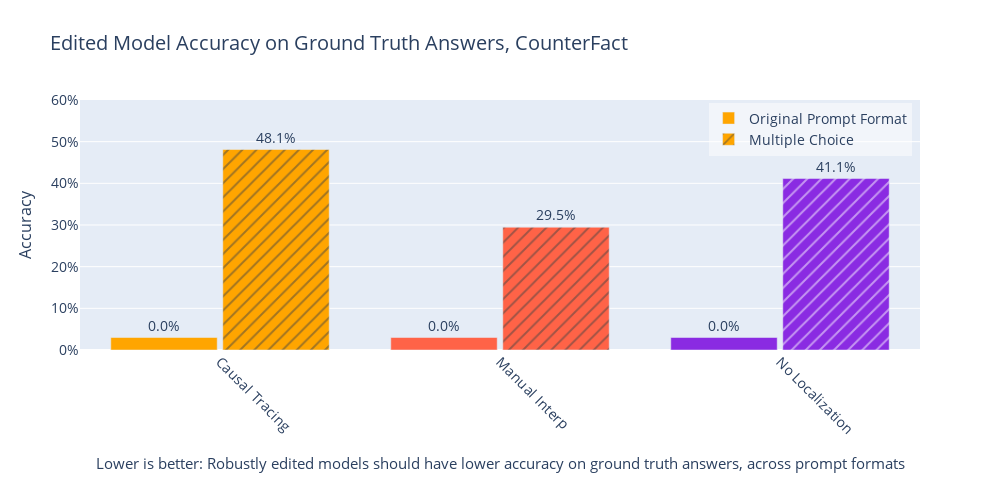

Write notebook code for a chart like this one.
### Code cell
import plotly.graph_objects as go
import numpy as np

# Define color map and rename "new_forget_ct"
color_map = {
    "new_forget_ct": "#FFA500",  # Standard orange
    "manual_interp": "#FF6347",  # Tomato (a softer red)
    "nonlocalized": "#8A2BE2"    # Blue Violet (a vibrant purple)
}
name_map = {
    "new_forget_ct": "Causal Tracing",
    "manual_interp": "Manual Interp",
    "nonlocalized": "No Localization"
}

# Filter the data to include only the specified localization types
filtered_df = combined_df.loc[list(name_map.keys())]

# Data
localization_types = filtered_df.index
forget_fact_accuracy = filtered_df['forget_fact_accuracy']
mc_forget_mean = filtered_df['mc_forget_mean']

# Function to get color
def get_color(localization_type):
    return color_map[localization_type]

# Function to get name
def get_name(localization_type):
    return name_map[localization_type]

# Function to adjust near-zero values
def adjust_near_zero(values, min_height=0.03):
    return np.maximum(values, min_height)

# Create figure
fig = go.Figure()

# Add bars for forget_fact_accuracy (Original Prompt Format) and mc_forget_mean (Multiple Choice)
for i, lt in enumerate(localization_types):
    fig.add_trace(
        go.Bar(
            x=[get_name(lt)],
            y=[adjust_near_zero(forget_fact_accuracy[lt])],
            text=[f"{forget_fact_accuracy[lt]*100:.1f}%"],
            textposition='outside',
            name='Original Prompt Format' if i == 0 else None,
            marker_color=get_color(lt),
            textfont=dict(size=14),
            offsetgroup=0,
            showlegend=i == 0
        )
    )
    fig.add_trace(
        go.Bar(
            x=[get_name(lt)],
            y=[adjust_near_zero(mc_forget_mean[lt])],
            text=[f"{mc_forget_mean[lt]*100:.1f}%"],
            textposition='outside',
            name='Multiple Choice' if i == 0 else None,
            marker_color=get_color(lt),
            marker_pattern_shape="/",
            textfont=dict(size=14),
            offsetgroup=1,
            showlegend=i == 0
        )
    )

# Update layout
fig.update_layout(
    height=500, width=1000,
    title_text="Edited Model Accuracy on Ground Truth Answers, CounterFact",
    title_font=dict(size=20),
    showlegend=True,
    yaxis=dict(
        range=[0, 0.6], 
        title='Accuracy', 
        title_font=dict(size=16), 
        tickfont=dict(size=14),
        tickformat='.0%'  # Format y-axis ticks as percentages
    ),
    font=dict(size=14),  # This sets a base font size for all text
    margin=dict(b=150),  # Increase bottom margin to make room for the text
    barmode='group',  # Group bars for each localization type
    bargap=0.2,  # Gap between bar groups
    bargroupgap=0.05  # Gap between bars within a group
)

# Update x-axis
fig.update_xaxes(tickangle=45, tickfont=dict(size=14))

# Add explanatory text at the bottom
fig.add_annotation(
    text="Lower is better: Robustly edited models should have lower accuracy on ground truth answers, across prompt formats",
    xref="paper", yref="paper",
    x=0.5, y=-0.5,  # Positioned lower to avoid overlap
    showarrow=False,
    font=dict(size=15),
    align="center",
)

# Update legend
fig.update_layout(
    legend=dict(
        yanchor="top",
        y=0.99,
        xanchor="right",
        x=0.99,
        bgcolor="rgba(255, 255, 255, 0.5)",  # Semi-transparent white background
    )
)

# Show plot
fig.show()

### Figure 1 — Plotly figure (JSON) as saved in the notebook; plotly's stock layout.template omitted (floating-point values rounded to 4 significant figures)
{"data": [{"marker": {"color": "#FFA500"}, "name": "Original Prompt Format", "offsetgroup": "0", "showlegend": true, "text": ["0.0%"], "textfont": {"size": 14}, "textposition": "outside", "type": "bar", "x": ["Causal Tracing"], "y": [0.03]}, {"marker": {"color": "#FFA500", "pattern": {"shape": "/"}}, "name": "Multiple Choice", "offsetgroup": "1", "showlegend": true, "text": ["48.1%"], "textfont": {"size": 14}, "textposition": "outside", "type": "bar", "x": ["Causal Tracing"], "y": [0.4812]}, {"marker": {"color": "#FF6347"}, "offsetgroup": "0", "showlegend": false, "text": ["0.0%"], "textfont": {"size": 14}, "textposition": "outside", "type": "bar", "x": ["Manual Interp"], "y": [0.03]}, {"marker": {"color": "#FF6347", "pattern": {"shape": "/"}}, "offsetgroup": "1", "showlegend": false, "text": ["29.5%"], "textfont": {"size": 14}, "textposition": "outside", "type": "bar", "x": ["Manual Interp"], "y": [0.2947]}, {"marker": {"color": "#8A2BE2"}, "offsetgroup": "0", "showlegend": false, "text": ["0.0%"], "textfont": {"size": 14}, "textposition": "outside", "type": "bar", "x": ["No Localization"], "y": [0.03]}, {"marker": {"color": "#8A2BE2", "pattern": {"shape": "/"}}, "offsetgroup": "1", "showlegend": false, "text": ["41.1%"], "textfont": {"size": 14}, "textposition": "outside", "type": "bar", "x": ["No Localization"], "y": [0.4115]}], "layout": {"annotations": [{"align": "center", "font": {"size": 15}, "showarrow": false, "text": "Lower is better: Robustly edited models should have lower accuracy on ground truth answers, across prompt formats", "x": 0.5, "xref": "paper", "y": -0.5, "yref": "paper"}], "bargap": 0.2, "bargroupgap": 0.05, "barmode": "group", "font": {"size": 14}, "height": 500, "legend": {"bgcolor": "rgba(255, 255, 255, 0.5)", "x": 0.99, "xanchor": "right", "y": 0.99, "yanchor": "top"}, "margin": {"b": 150}, "showlegend": true, "title": {"font": {"size": 20}, "text": "Edited Model Accuracy on Ground Truth Answers, CounterFact"}, "width": 1000, "xaxis": {"tickangle": 45, "tickfont": {"size": 14}}, "yaxis": {"range": [0, 0.6], "tickfont": {"size": 14}, "tickformat": ".0%", "title": {"font": {"size": 16}, "text": "Accuracy"}}}}
